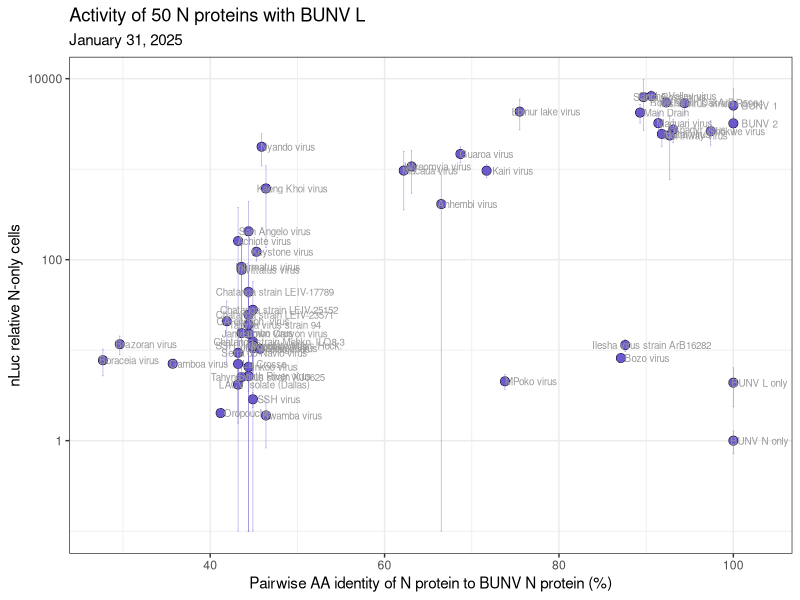
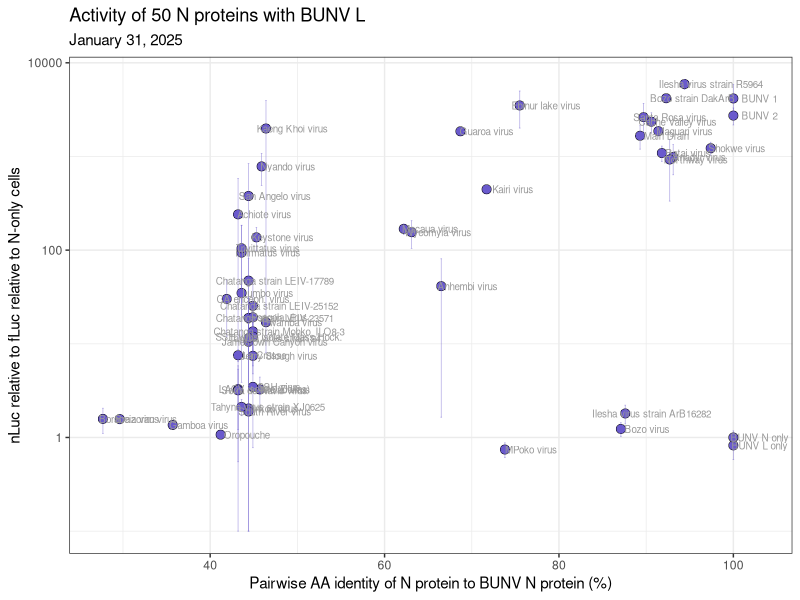
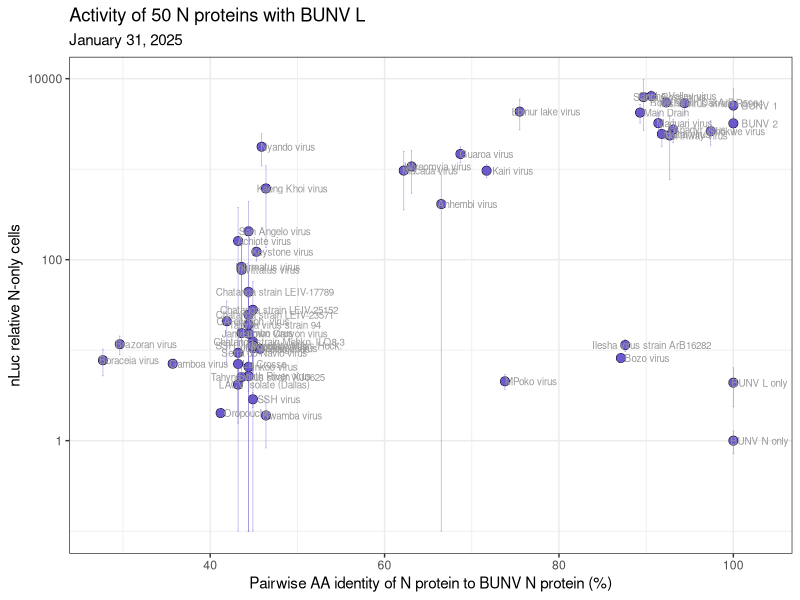
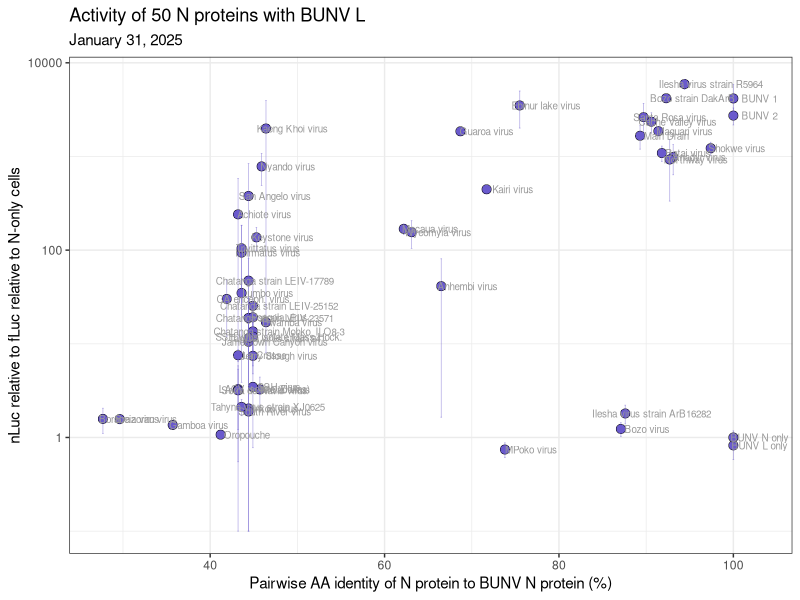

Reproduce these figures in R, in order.
library(tidyverse)
library(readxl)
library(patchwork)

df <- read_excel("./2025_01_31_BUNV_50N_exp1_tidy.xlsx")

# remove L-only from the data frame and use N-only instead
# df <- df %>% 
#   filter(!(N == "BUNV L only"))

# calculate nLuc / fLuc
df <- df %>% mutate(nLuc_rel_fLuc = nLuc / fLuc)

# calculate N-only nLuc
df$bg_nLuc          <- df %>% filter(N == "BUNV N only") %>% summarize(bg_nLuc = mean(nLuc)) %>% pull(bg_nLuc)
df$bg_nLuc_rel_fLuc <- df %>% filter(N == "BUNV N only") %>% summarize(bg_nLuc_rel_fLuc = mean(nLuc_rel_fLuc)) %>% pull(bg_nLuc_rel_fLuc)

# normalize to N-only
df <- df %>% mutate(nLuc_rel_bg = nLuc / bg_nLuc,
                    nLuc_rel_fLuc_rel_bg = nLuc_rel_fLuc / bg_nLuc_rel_fLuc)

# ---------------------
# activity vs. distance
# ---------------------

# pairwise % identity between GPCs involved
dist_df <- read_excel("../Orthobunya_metadata.xlsx")

df <- left_join(df, dist_df, by=c("N_pMDS" = "pMDS"))

# calculate averages of normalized luminescence
# use double-normalized luminescence values.  
# That is, normalized to both N-only and fLuc
df_norm_avg <- df %>% 
  group_by (N) %>%
  summarize(mean_lum     = mean(nLuc_rel_bg),
            sd_lum       = sd(nLuc_rel_bg),
            mean_rel_lum = mean(nLuc_rel_fLuc_rel_bg),
            sd_rel_lum   = sd(nLuc_rel_fLuc_rel_bg),
            BUNV_pct_id  = mean(Pct_ID_BUNV_N),
            .groups="drop") 

# save dataframe with mean luminescence and mean relative luminescence
write.csv(df_norm_avg, "BUNV_50N_exp1_normalized_relative_luminescence.csv", row.names = FALSE)

# Set y axis min and max values for cases when std_dev > mean, 
# This way, negative values won't be undefined by the log scale in ggplot
yaxis_min <- 1e-1
yaxis_max <- 1e5


# singly normalized luminescence - to N-only
ggplot(df_norm_avg) +
  geom_point(aes(x=BUNV_pct_id, y=mean_lum), shape=21, 
             fill="slateblue", color="black", size=3, stroke=0.25) +
  geom_errorbar(aes(x=BUNV_pct_id, 
                    ymin = ifelse((mean_lum - sd_lum) < yaxis_min, yaxis_min, mean_lum - sd_lum),
                    ymax = ifelse((mean_lum + sd_lum) > yaxis_max, yaxis_max, mean_lum + sd_lum)),
                linewidth=0.25, alpha=0.5, color="slateblue") + 
  geom_text(aes(x=BUNV_pct_id, y=mean_lum, label=N), 
            size=2.5, color="grey60", 
            nudge_x=3, 
            nudge_y=0, 
            check_overlap = F ) +
  xlab("Pairwise AA identity of N protein to BUNV N protein (%)") +
  ylab("nLuc relative N-only cells") +
  scale_y_log10() +
  theme_bw()  +
  ggtitle("Activity of 50 N proteins with BUNV L", subtitle="January 31, 2025")

# save as PDF
ggsave("2025_02_07_BUNV_50N_results_singly_normalized.pdf", units="in", width=10, height=7.5)

# doubly normalized luminescence (normalize to N-only and fLuc)
ggplot(df_norm_avg) +
  geom_point(aes(x=BUNV_pct_id, y=mean_rel_lum), shape=21, 
             fill="slateblue", color="black", size=3, stroke=0.25) +
  geom_errorbar(aes(x=BUNV_pct_id, 
                    ymin = ifelse((mean_rel_lum - sd_rel_lum) < yaxis_min, yaxis_min, mean_rel_lum - sd_rel_lum),
                    ymax = ifelse((mean_rel_lum + sd_rel_lum) > yaxis_max, yaxis_max, mean_rel_lum + sd_rel_lum)),
                linewidth=0.25, alpha=0.5, color="slateblue") +
  geom_text(aes(x=BUNV_pct_id, y=mean_rel_lum, label=N), 
            size=2.5, color="grey60", 
            nudge_x=3, 
            nudge_y=0, 
            check_overlap = F ) +
  xlab("Pairwise AA identity of N protein to BUNV N protein (%)") +
  ylab("nLuc relative to fLuc relative to N-only cells") +
  scale_y_log10() +
  theme_bw()  +
  ggtitle("Activity of 50 N proteins with BUNV L", subtitle="January 31, 2025")

# save as PDF
ggsave("2025_02_07_BUNV_50N_results_doubly_normalized.pdf", units="in", width=10, height=7.5)
